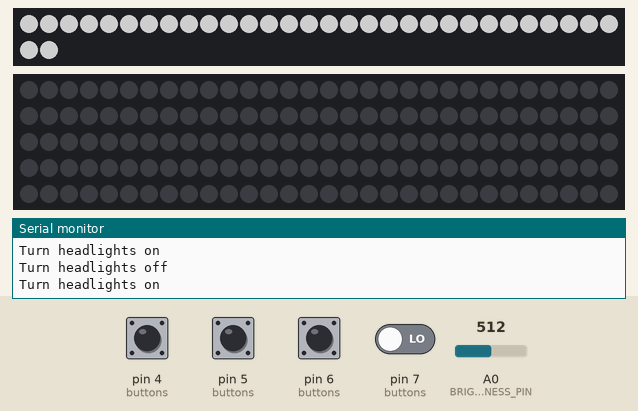
Bench run of a sketch on a simulated Arduino Uno, built for the host (arithmetic inside an expression is 32-bit, double 64-bit). Parts: 32 RGB LEDs in strip order, left to right, continuing on the next row, 150 RGB LEDs in strip order, left to right, continuing on the next row, the last lines printed to the serial monitor. Inputs (shaded band) come from the test bench; at power-on: pin 4 (buttons), pin 5 (buttons), pin 6 (buttons), pin 7 (buttons) LOW, A0 (BRIGHTNESS_PIN) = 512. Dim RGB values are drawn brighter than linear; random numbers use the default seed unless the sketch sets one.

Above: at 3.5 s.
5.5 s: pin 5 (buttons) pulled HIGH for 0.15 s
At 5.67 s:
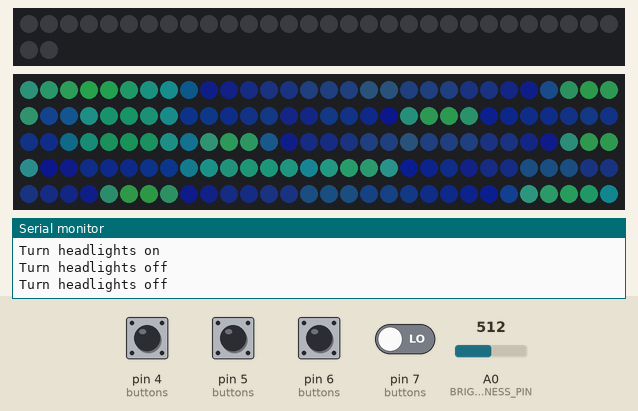
6.2 s: A0 (BRIGHTNESS_PIN) set to 122
At 8.14 s:
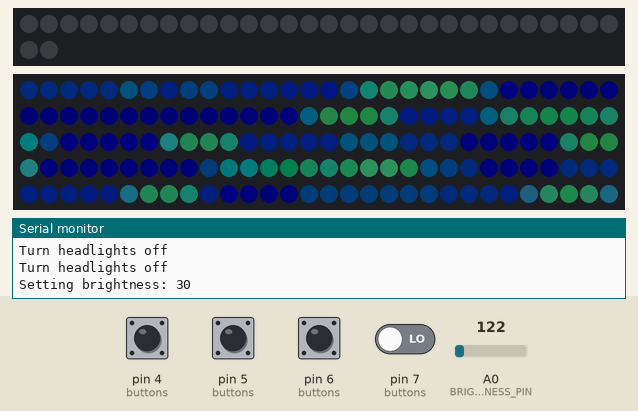
9.2 s: pin 6 (buttons) pulled HIGH for 0.15 s
At 9.5 s:
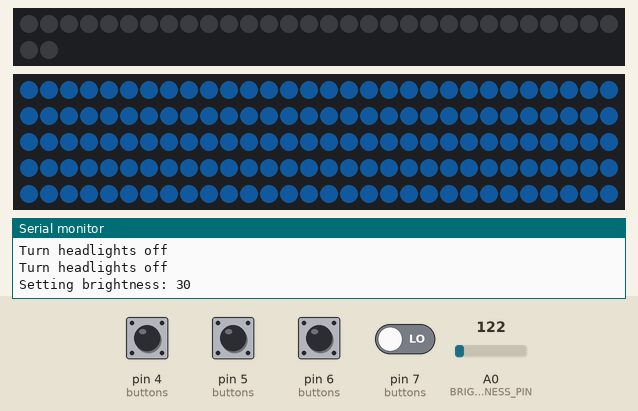
10.8 s: pin 4 (buttons) pulled HIGH for 0.15 s
At 12.1 s:
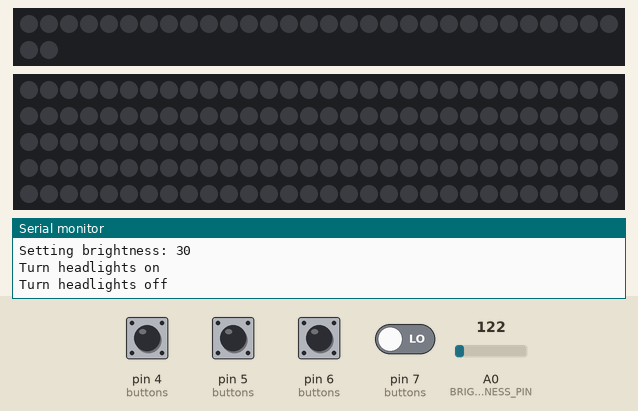
12.4 s: pin 5 (buttons) pulled HIGH for 1 s
At 12.89 s:
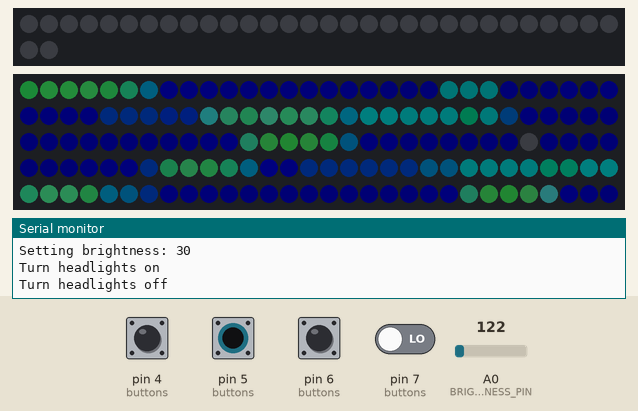
14.0 s: pin 4 (buttons) pulled HIGH for 1 s
At 14.72 s:
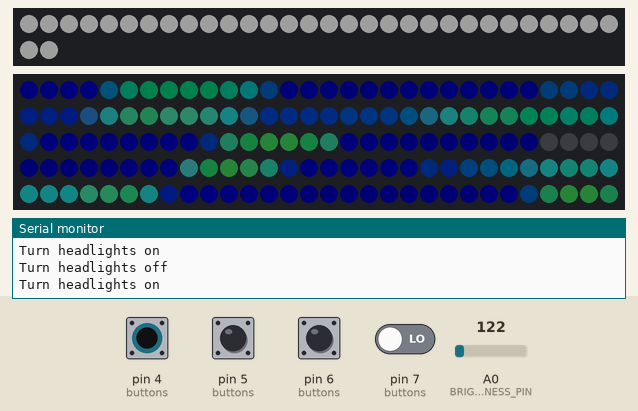
Timing chart, 0 to 16.6 s (numbered marks = the images above; inputs shaded):
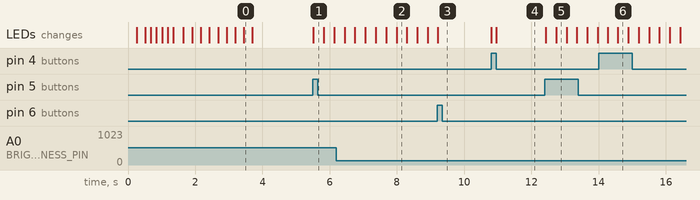

The sketch:

chitty.ino
```cpp
/**
 Chitty Car Led Controllers
  includes Pacifica code for wave effect:
  //  "Pacifica"
  //  Gentle, blue-green ocean waves.
  //  December 2019, Mark Kriegsman and Mary Corey March.
  //  For Dan.
 */

#define FASTLED_ALLOW_INTERRUPTS 0
#include <FastLED.h>
FASTLED_USING_NAMESPACE

// for Pacifica
#define MAX_POWER_MILLIAMPS 700
#define LED_TYPE            WS2812B
#define COLOR_ORDER         GRB

// How many leds in your strip?
#define NUM_HEADLIGHT_LEDS 32
#define NUM_EFFECT_LEDS 150

// For led chips like WS2812, which have a data line, ground, and power, you just
// need to define DATA_PIN.  For led chipsets that are SPI based (four wires - data, clock,
// ground, and power), like the LPD8806 define both DATA_PIN and CLOCK_PIN
// Clock pin only needed for SPI based chipsets when not using hardware SPI
#define HEADLIGHT_DATA_PIN 2
#define EFFECTS_DATA_PIN 3
#define BUTTON_A 4
#define BUTTON_B 5
#define BUTTON_C 6
#define BUTTON_D 7
#define CLOCK_PIN 13
#define BRIGHTNESS_PIN A0

int buttons[4] = {BUTTON_A, BUTTON_B, BUTTON_C, BUTTON_D};

// Define the array of leds
CRGB headlightLeds[NUM_HEADLIGHT_LEDS];
CRGB effectLeds[NUM_EFFECT_LEDS];

int lastBrightness = 100;
int lastValue = 0;

void setup() {

    Serial.begin(9600);
    while (!Serial);
    Serial.println("Starting up...");
    delay(250);

    FastLED.addLeds<LED_TYPE, HEADLIGHT_DATA_PIN, COLOR_ORDER>(headlightLeds, NUM_HEADLIGHT_LEDS);//.setCorrection(Candle);  // GRB ordering is typical
    FastLED.addLeds<LED_TYPE,EFFECTS_DATA_PIN,COLOR_ORDER>(effectLeds, NUM_EFFECT_LEDS);//.setCorrection(Candle); //.setCorrection( TypicalLEDStrip );
    FastLED.setMaxPowerInVoltsAndMilliamps( 5, MAX_POWER_MILLIAMPS);

    lastValue = analogRead(BRIGHTNESS_PIN);
    lastBrightness = map(lastValue, 0, 1023, 0, 255);
    FastLED.setBrightness(lastBrightness);

    for (int i = 0; i < 4; i++) {
      Serial.print(i);
      Serial.print(") = ");
      Serial.println(buttons[i]);
      pinMode(buttons[i], INPUT);
    }
    turnHeadlightsOff();
    delay(250);
    circleHeadlights();
    delay(250);
    turnHeadlightsOff();
    delay(250);
    flashHeadlights(4);
    delay(250);
    turnHeadlightsOff();

}

void clearEffectsLeds() {
  Serial.println("Turn effects off");
  FastLED.clear();
  fill_solid( effectLeds, NUM_EFFECT_LEDS, CRGB::Black);
  FastLED.show();
}

void turnHeadlightsOff() {
  Serial.println("Turn headlights off");
  FastLED.clear();
  fill_solid( headlightLeds, NUM_HEADLIGHT_LEDS, CRGB::Black);
  FastLED.show();
}

void turnHeadlightsOn() {
  Serial.println("Turn headlights on");
  fill_solid( headlightLeds, NUM_HEADLIGHT_LEDS, CRGB::White);
  FastLED.show();
}

void flashHeadlights(int times) {
  Serial.print("Flash headlights ");
  Serial.print(times);
  Serial.println(" times");
  turnHeadlightsOff();
  for (int i = 0; i < times; i++) {
    turnHeadlightsOn();
    delay(250);
    turnHeadlightsOff();
    delay(250);
  }
}

void circleHeadlights() {

  Serial.println("Circle headlights");

  for(int whiteLed = 0; whiteLed < (NUM_HEADLIGHT_LEDS/2); whiteLed++) {
    // Turn our current led on to white, then show the leds
    headlightLeds[whiteLed] = CRGB::White;
    headlightLeds[NUM_HEADLIGHT_LEDS - whiteLed] = CRGB::White;

    // Show the leds (only one of which is set to white, from above)
    FastLED.show();

    // Wait a little bit
    delay(50);

    // Turn our current led back to black for the next loop around
    //leds[whiteLed] = CRGB::Black;

  }

}

void sky_loop() {
  return;
  for(int Counter=0;Counter<255;Counter++) {
    int ledPosition = random8(NUM_EFFECT_LEDS);   // Step 3A: random dimming LEDs
    effectLeds[ledPosition] = effectLeds[ledPosition].nscale8_video( random(50) );
    FastLED.show();                    // Step 4B : make the changes visible
    delay(100);                        // just taking a short time interval for testing
 }
}
int idx = 0;
int prevState[4] = {0, 0, 0, 0};
int buttonState = 0;
boolean pacifica = false;
boolean sky = false;

void loop() {

  // Read potentiometer for brightness value
  int v = analogRead(BRIGHTNESS_PIN);
  int diff = lastValue > v ? lastValue - v : v - lastValue;
  if (diff >= 10) {
    lastValue = v;
    int value = map(v, 0, 1023, 0, 255);
    if (value != lastBrightness) {
      lastBrightness = value;
      Serial.print("Setting brightness: ");
      Serial.println(value);
      FastLED.setBrightness(value);
    }
  }

  // Loop through buttons on RF to see if any
  // were pushed/released
  for (int i = 0; i < 4; i++) {
    buttonState = digitalRead(buttons[i]);
    if (buttonState != prevState[i]) {
      switch (i) {
        case 0:
          if (buttonState == HIGH) {
            turnHeadlightsOn();
         } else {
            turnHeadlightsOff();
          }
        break;
        case 1:
          if (buttonState == HIGH) {
            if (pacifica) {
              pacifica = false;
              clearEffectsLeds();
            } else {
              pacifica = true;
              sky = false;
            }
          }
        break;
        case 2:
          if (buttonState == HIGH) {
            if (sky) {
              sky = false;
              clearEffectsLeds();
            } else {
              pacifica = false;
              sky = true;
              fill_solid( effectLeds, NUM_EFFECT_LEDS, CRGB::HTMLColorCode(0x1E90FF));
              FastLED.show();
            }
          }
        break;
        case 3:
        break;
      }
    }
    prevState[i] = buttonState;
  }

  EVERY_N_MILLISECONDS( 100) {
    if (sky) {
      sky_loop();
    }
  }

  EVERY_N_MILLISECONDS( 20) {
    if (pacifica) {
      pacifica_loop();
      FastLED.show();
    }
  }

}

//////////////////////////////////////////////////////////////////////////
//
// The code for this animation is more complicated than other examples, and
// while it is "ready to run", and documented in general, it is probably not
// the best starting point for learning.  Nevertheless, it does illustrate some
// useful techniques.
//
//////////////////////////////////////////////////////////////////////////
//
// In this animation, there are four "layers" of waves of light.
//
// Each layer moves independently, and each is scaled separately.
//
// All four wave layers are added together on top of each other, and then
// another filter is applied that adds "whitecaps" of brightness where the
// waves line up with each other more.  Finally, another pass is taken
// over the led array to 'deepen' (dim) the blues and greens.
//
// The speed and scale and motion each layer varies slowly within independent
// hand-chosen ranges, which is why the code has a lot of low-speed 'beatsin8' functions
// with a lot of oddly specific numeric ranges.
//
// These three custom blue-green color palettes were inspired by the colors found in
// the waters off the southern coast of California, https://goo.gl/maps/QQgd97jjHesHZVxQ7
//
CRGBPalette16 pacifica_palette_1 =
    { 0x000507, 0x000409, 0x00030B, 0x00030D, 0x000210, 0x000212, 0x000114, 0x000117,
      0x000019, 0x00001C, 0x000026, 0x000031, 0x00003B, 0x000046, 0x14554B, 0x28AA50 };
CRGBPalette16 pacifica_palette_2 =
    { 0x000507, 0x000409, 0x00030B, 0x00030D, 0x000210, 0x000212, 0x000114, 0x000117,
      0x000019, 0x00001C, 0x000026, 0x000031, 0x00003B, 0x000046, 0x0C5F52, 0x19BE5F };
CRGBPalette16 pacifica_palette_3 =
    { 0x000208, 0x00030E, 0x000514, 0x00061A, 0x000820, 0x000927, 0x000B2D, 0x000C33,
      0x000E39, 0x001040, 0x001450, 0x001860, 0x001C70, 0x002080, 0x1040BF, 0x2060FF };


void pacifica_loop()
{
  // Increment the four "color index start" counters, one for each wave layer.
  // Each is incremented at a different speed, and the speeds vary over time.
  static uint16_t sCIStart1, sCIStart2, sCIStart3, sCIStart4;
  static uint32_t sLastms = 0;
  uint32_t ms = GET_MILLIS();
  uint32_t deltams = ms - sLastms;
  sLastms = ms;
  uint16_t speedfactor1 = beatsin16(3, 179, 269);
  uint16_t speedfactor2 = beatsin16(4, 179, 269);
  uint32_t deltams1 = (deltams * speedfactor1) / 256;
  uint32_t deltams2 = (deltams * speedfactor2) / 256;
  uint32_t deltams21 = (deltams1 + deltams2) / 2;
  sCIStart1 += (deltams1 * beatsin88(1011,10,13));
  sCIStart2 -= (deltams21 * beatsin88(777,8,11));
  sCIStart3 -= (deltams1 * beatsin88(501,5,7));
  sCIStart4 -= (deltams2 * beatsin88(257,4,6));

  // Clear out the LED array to a dim background blue-green
  fill_solid( effectLeds, NUM_EFFECT_LEDS, CRGB( 2, 6, 10));

  // Render each of four layers, with different scales and speeds, that vary over time
  pacifica_one_layer( pacifica_palette_1, sCIStart1, beatsin16( 3, 11 * 256, 14 * 256), beatsin8( 10, 70, 130), 0-beat16( 301) );
  pacifica_one_layer( pacifica_palette_2, sCIStart2, beatsin16( 4,  6 * 256,  9 * 256), beatsin8( 17, 40,  80), beat16( 401) );
  pacifica_one_layer( pacifica_palette_3, sCIStart3, 6 * 256, beatsin8( 9, 10,38), 0-beat16(503));
  pacifica_one_layer( pacifica_palette_3, sCIStart4, 5 * 256, beatsin8( 8, 10,28), beat16(601));

  // Add brighter 'whitecaps' where the waves lines up more
  pacifica_add_whitecaps();

  // Deepen the blues and greens a bit
  pacifica_deepen_colors();
}

// Add one layer of waves into the led array
void pacifica_one_layer( CRGBPalette16& p, uint16_t cistart, uint16_t wavescale, uint8_t bri, uint16_t ioff)
{
  uint16_t ci = cistart;
  uint16_t waveangle = ioff;
  uint16_t wavescale_half = (wavescale / 2) + 20;
  for( uint16_t i = 0; i < NUM_EFFECT_LEDS; i++) {
    waveangle += 250;
    uint16_t s16 = sin16( waveangle ) + 32768;
    uint16_t cs = scale16( s16 , wavescale_half ) + wavescale_half;
    ci += cs;
    uint16_t sindex16 = sin16( ci) + 32768;
    uint8_t sindex8 = scale16( sindex16, 240);
    CRGB c = ColorFromPalette( p, sindex8, bri, LINEARBLEND);
    effectLeds[i] += c;
  }
}

// Add extra 'white' to areas where the four layers of light have lined up brightly
void pacifica_add_whitecaps()
{
  uint8_t basethreshold = beatsin8( 9, 55, 65);
  uint8_t wave = beat8( 7 );

  for( uint16_t i = 0; i < NUM_EFFECT_LEDS; i++) {
    uint8_t threshold = scale8( sin8( wave), 20) + basethreshold;
    wave += 7;
    uint8_t l = effectLeds[i].getAverageLight();
    if( l > threshold) {
      uint8_t overage = l - threshold;
      uint8_t overage2 = qadd8( overage, overage);
      effectLeds[i] += CRGB( overage, overage2, qadd8( overage2, overage2));
    }
  }
}

// Deepen the blues and greens
void pacifica_deepen_colors()
{
  for( uint16_t i = 0; i < NUM_EFFECT_LEDS; i++) {
    effectLeds[i].blue = scale8( effectLeds[i].blue,  145);
    effectLeds[i].green= scale8( effectLeds[i].green, 200);
    effectLeds[i] |= CRGB( 2, 5, 7);
  }
}
```

Measured:
- after the input at 5.5 s, the LEDs: change at once (image 1)
- after the input at 10.8 s, the LEDs: first change at once (image 4 shows a later state)
- after the input at 12.4 s, the LEDs: first change at once (image 5 shows a later state)
